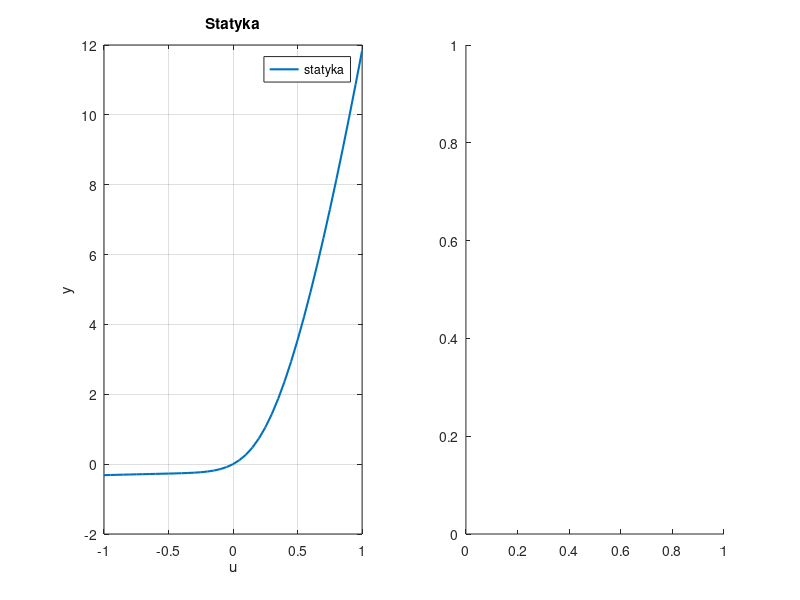

Here is the MATLAB script that generated this plot: (Note: this script raises an error after producing the figure.)
addpath('funkcje_przynaleznosci\')

% Główna funkcja do wyświetlania wykresów przynależności
function plot_membership_functions(z_vals, z_switch, subplot_position)
    numModels = length(z_vals);            % Liczba modeli lokalnych
    z_min = -2;               % Zakres minimalny wykresu
    z_max = 12;               % Zakres maksymalny wykresu
    z_range = linspace(z_min, z_max, 1000); % Przedział wartości 'z' dla wykresu
    
    % Tworzenie i wyświetlanie wykresów dla każdego modelu
    subplot(1, 2, subplot_position); hold on;
    colors = lines(numModels);  % Kolory dla każdego modelu

    % Obliczanie i rysowanie funkcji przynależności dla każdego modelu
    for i = 1:numModels
        mi_values = zeros(1, length(z_range));
        for j = 1:length(z_range)
            % Obliczanie przynależności dla każdego punktu z zakresu
            mi = fun_przyn_trap(z_range(j), z_vals, z_switch);
            mi_values(j) = mi(i);
        end
        
        % Rysowanie wykresu dla modelu i
        plot(mi_values, z_range,'Color', colors(i,:), 'DisplayName', sprintf('Model %d', i), 'LineWidth', 1.5);
    end
    
    % Ustawienia wykresu
    xlabel('Przynależność');
    ylabel('y');
    title('Funkcje przynależności trapezoidalne');
    legend('show');
    grid on;
end

% Przykładowe użycie
z_vals = [1];  % Wartości centralne dla modeli lokalnych
z_switch = 0.5;  % Szerokość płaskiego fragmentu trapezu

% Wczytanie danych i rysowanie subplotów
load("statyka.mat");

figure;
% Lewy subplot (statyka)
subplot(1, 2, 1);
plot(us, ys, 'DisplayName', 'statyka', 'LineWidth', 1.5);
xlabel('u');
ylabel('y');
title('Statyka');
legend('show');
grid on;

% Prawy subplot (funkcje przynależności)
plot_membership_functions(z_vals, z_switch, 2);
